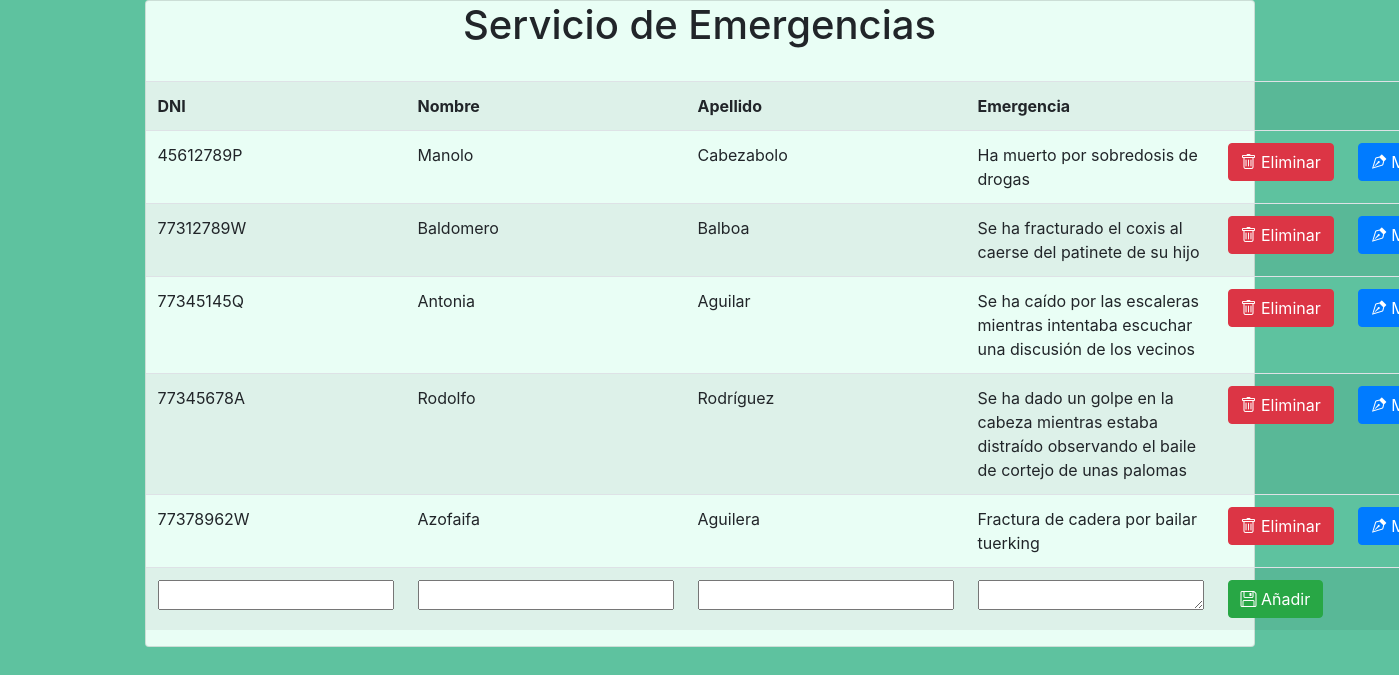
The page / on the database its author committed.
### tables this page shows
CREATE TABLE `usuario` (
  `dni` varchar(15) NOT NULL,
  `nombre` varchar(45) NOT NULL,
  `apellido` varchar(45) NOT NULL,
  `emergencia` varchar(255) DEFAULT NULL
);

### index.php (the view, shortened to what this page needs)
<!DOCTYPE html>
<html>
<head>
  <link rel="stylesheet" href="css/bootstrap.min.css">
  <link rel="stylesheet" href="https://cdn.jsdelivr.net/npm/bootstrap-icons@1.11.3/font/bootstrap-icons.min.css">
</head>
<body>
<?php
  $conexion = mysqli_connect("db", "root", "test", "emergencias");
  $consulta = mysqli_query($conexion, "SELECT * FROM usuario");
?>
  <div class="container">
    <div class="card">
    <h1 class="text-center">Servicio de Emergencias</h1>
    <br>
      <table class="table table-striped">
        <tr>
          <th>DNI</th>
          <th>Nombre</th>
          <th>Apellido</th>
          <th>Emergencia</th>
          <th></th><th></th>
        </tr>
        <?php
          while ($registro = mysqli_fetch_array($consulta)) {
        ?>
            <tr>
              <td><?= $registro['dni'] ?></td>
              <td><?= $registro['nombre'] ?></td>
              <td><?= $registro['apellido'] ?></td>
              <td><?= $registro['emergencia'] ?></td>
              <td>
                <form action="index.php" method="post">
                  <button type="submit" class="btn btn-danger">
                  <i class="bi bi-trash"></i>
                    Eliminar
                  </button>
                </form>
              </td>
              <td>
                <form action="modifica-cliente.php" method="post">
                  <button type="submit" class="btn btn-primary">
                  <i class="bi bi-vector-pen"></i>
                    Modificar
                  </button>
                </form>
              </td>
            </tr>
        <?php
          }
        ?>
        <form action="index.php" method="post">
          <tr>
            <td><input type="text" name="dni" size="18"></td>
            <td><input type="text" name="nombre"></td>
            <td><input type="text" name="apellido"></td>
            <td><textarea name="emergencia" rows="1" cols="20"></textarea></td>
            <td><input type="hidden" name="action" value="insertar">
            <button type="submit" class="btn btn-success">
              <i class="bi bi-floppy"></i>
              Añadir
            </button>
          </td>
          <td></td>
        </tr>
        </form>
      </table>
      </div>
      </div>
</body>
</html>

### index.php (style rules this page uses)
body { background-color: #5EC29F; }
.container div.card { background-color: #E9FEF5; }
tr, td, th { padding: 5px; }

### rows shown on the page
usuario: dni "45612789P", nombre "Manolo", apellido "Cabezabolo", emergencia "Ha muerto por sobredosis de drogas"
usuario: dni "77312789W", nombre "Baldomero", apellido "Balboa", emergencia "Se ha fracturado el coxis al caerse del patinete de su hijo"
usuario: dni "77345145Q", nombre "Antonia", apellido "Aguilar", emergencia "Se ha caído por las escaleras mientras intentaba escuchar una discusión de los vecinos"
usuario: dni "77345678A", nombre "Rodolfo", apellido "Rodríguez", emergencia "Se ha dado un golpe en la cabeza mientras estaba distraído observando el baile de cortejo de unas palomas"
usuario: dni "77378962W", nombre "Azofaifa", apellido "Aguilera", emergencia "Fractura de cadera por bailar tuerking"
